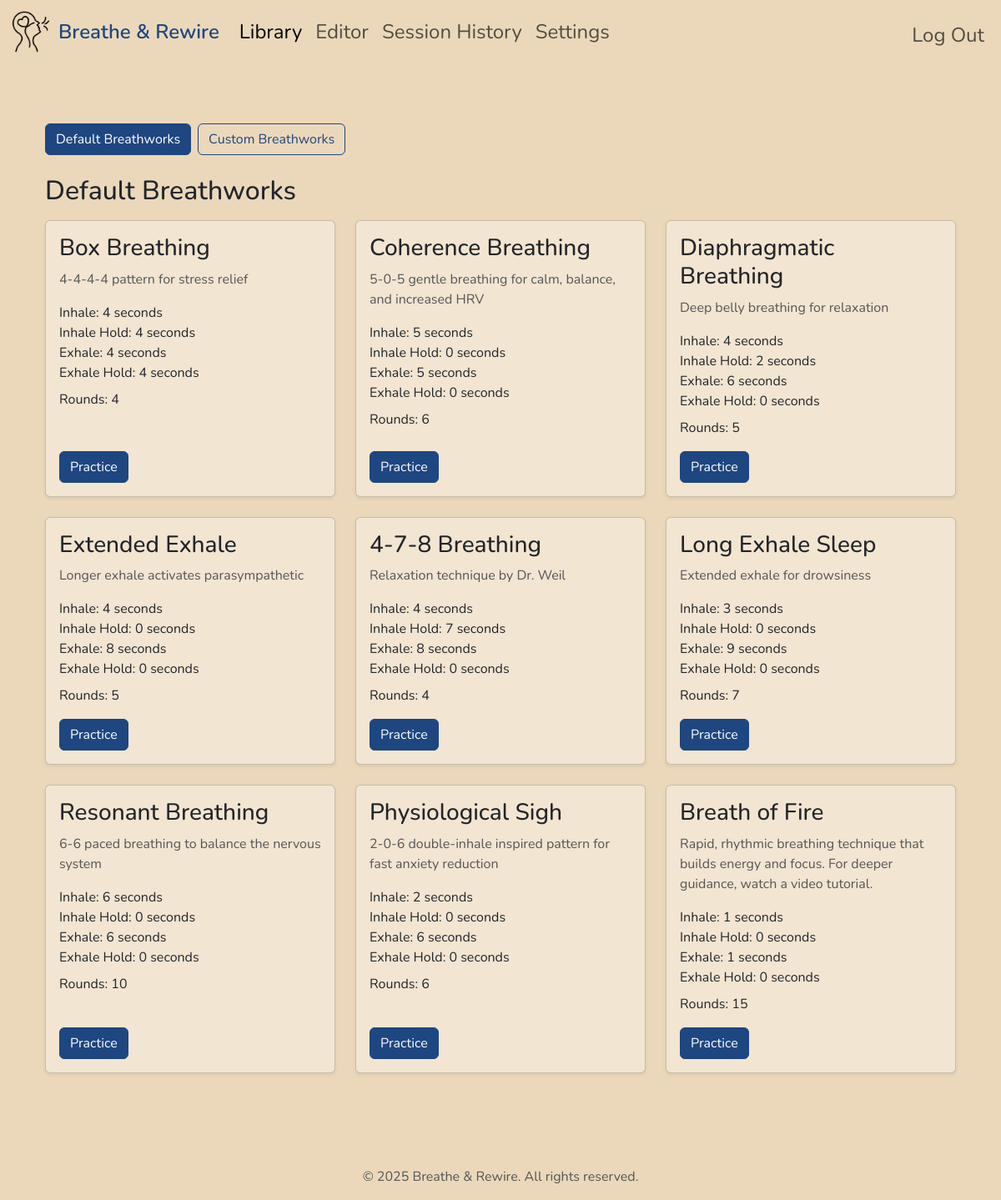
The page / (signed in) on the database its author committed.
### tables this page shows
CREATE TABLE breathworks (id INTEGER PRIMARY KEY AUTOINCREMENT NOT NULL, name TEXT NOT NULL, description TEXT, inhale INTEGER NOT NULL CHECK(inhale > 0), inhale_hold INTEGER NOT NULL CHECK(inhale_hold >= 0), exhale INTEGER NOT NULL CHECK(exhale > 0), exhale_hold INTEGER NOT NULL CHECK(exhale_hold >= 0), rounds INTEGER NOT NULL CHECK(rounds > 0), is_default BOOLEAN NOT NULL DEFAULT 0, user_id INTEGER, FOREIGN KEY(user_id) REFERENCES users(id) ON DELETE CASCADE);

### app.py (the view)
@app.route("/")
@login_required
def index():
    default_breathworks = db.execute(
        "SELECT * FROM breathworks WHERE is_default = 1")
    custom_breathworks = db.execute(
        "SELECT * FROM breathworks WHERE is_default = 0 AND user_id = ?", session["user_id"])
    return render_template("index.html", default_breathworks=default_breathworks, custom_breathworks=custom_breathworks)

### app.py (called while the page is built)
@app.after_request
def after_request(response):
    response.headers["Cache-Control"] = "no-cache, no-store, must-revalidate"
    response.headers["Expires"] = 0
    response.headers["Pragma"] = "no-cache"
    return response

### helpers.py (called while the page is built)
def login_required(f):
    @wraps(f)
    def decorated_function(*args, **kwargs):
        if session.get("user_id") is None:
            return redirect("/login")
        return f(*args, **kwargs)
    return decorated_function

### templates/index.html (shortened to what this page needs)
{% extends "layout.html" %}
{% block main %}
    <div class="container my-4">
        <div class="mb-4 d-flex gap-2">
            <button id="defaultBtn" class="btn btn-primary active">Default Breathworks</button>
            <button id="customBtn" class="btn btn-outline-primary">Custom Breathworks </button>
        </div>
        <div id="defaultBreathworks" class="breathworks-section">
            <h2 class="mb-3">Default Breathworks</h2>
            <div class="row g-4">
                {% for breathwork in default_breathworks %}
                    <div class="col-12 col-md-6 col-lg-4">
                        <div class="card h-100 shadow-sm">
                            <div class="card-body d-flex flex-column">
                                <h3>{{ breathwork.name }}</h3>
                                <p class="text-secondary">{{ breathwork.description }}</p>
                                <ul>
                                    <li>Inhale: {{ breathwork.inhale }} seconds</li>
                                    <li>Inhale Hold: {{ breathwork.inhale_hold }} seconds</li>
                                    <li>Exhale: {{ breathwork.exhale }} seconds</li>
                                    <li>Exhale Hold: {{ breathwork.exhale_hold }} seconds</li>
                                    <li class="rounds-item">Rounds: {{ breathwork.rounds }}</li>
                                </ul>
                                <div class="mt-auto">
                                    <a href="/practice?breathworkId={{breathwork.id}}" id="startBtn" class="btn btn-primary">Practice</a>
                                </div>
                            </div>
                        </div>
                    </div>
                {% endfor%}
            </div>
        </div>
{% endblock %}

### templates/layout.html (shortened to what this page needs)
<!DOCTYPE html>
<html lang="en">
    <head>
        <link href="https://cdn.jsdelivr.net/npm/bootstrap@5.3.3/dist/css/bootstrap.min.css" rel="stylesheet">
        <link href="/static/styles.css" rel="stylesheet">
    </head>
    <body>
        <nav class=" border navbar navbar-expand-md ">
            <div class="container-fluid">
                <a class="navbar-brand" href="/">
                    <img src="/static/breathing_9400648-32x32.png" alt="brand logo">
                    <span class="text-primary">Breathe &amp; Rewire</span>
                </a>
                <div class="collapse navbar-collapse" id="navbar">
                    {% if session["user_id"] %}
                        <ul class="navbar-nav me-auto my-0 d-flex align-items-center">
                            <li class="nav-item"><a class="nav-link {% if request.path=='/' %}active{%endif%}" href="/">Library</a></li>
                            <li class="nav-item"><a class="nav-link {% if request.path.startswith('/editor') %}active{%endif%}" href="/editor">Editor</a></li>
                            <li class="nav-item"><a class="nav-link {% if request.path.startswith('/history') %}active{%endif%}" href="/history">Session History</a></li>
                            <li class="nav-item"><a class="nav-link {% if request.path.startswith('/settings') %}active{%endif%}" href="/settings">Settings</a></li>
                        </ul>
                        <ul class="navbar-nav ms-auto mt-2">
                            <li class="nav-item"><a class="nav-link" href="/logout">Log Out</a></li>
                        </ul>
                    {% else %}
                        <ul class="navbar-nav ms-auto mt-2">
                            <li class="nav-item"><a class="nav-link" href="/register">Register</a></li>
                            <li class="nav-item"><a class="nav-link" href="/login">Log In</a></li>
                        </ul>
                    {% endif %}
                </div>
            </div>
        </nav>
        <main class="container py-5">
            {% block main %}{% endblock %}
        </main>
        <footer class="text-center py-3 mt-4">
            <div class="container copyright">
                <p class="mb-0">
                    &copy; 2025 Breathe &amp; Rewire. All rights reserved.
                </p>
            </div>
        </footer>
    </body>
</html>

### static/styles.css (style rules this page uses)
:root { --bs-primary: #1E4680; --bs-primary-rgb: 30, 70, 128; }
.text-primary { color: #1E4680 !important; }
.btn-primary, .btn-primary:hover, .btn-primary:focus, .btn-primary:active, .btn-primary:disabled, .show>.btn-primary.dropdown-toggle { color: #fff !important; background-color: #1E4680 !important; border-color: #1E4680 !important; box-shadow: none !important; }
.btn-outline-primary, .btn-outline-primary:focus, .btn-outline-primary:active, .btn-outline-primary:disabled, .show>.btn-outline-primary.dropdown-toggle { color: #1E4680 !important; border-color: #1E4680 !important; background-color: transparent !important; box-shadow: none !important; }
:root { --bs-danger: #801D1D; --bs-danger-rgb: 128, 29, 29; }
:root { --bs-success: #137A49; --bs-success-rgb: 19, 122, 73; }
body { display: flex; flex-direction: column; min-height: 100vh; margin: 0; font-family: "Nunito", sans-serif; background-color: #ebd8ba; }
.card { background-color: #f2e5d1; }
main { flex: 1; }
.text-secondary { color: #555 !important; }
.navbar { border: none !important; }
.navbar-nav { font-size: 1.5rem; }
ul { padding: 0; }
.card-body ul li { list-style-type: none; }
.navbar-brand { display: flex; align-items: center; gap: 0.5rem; }
.navbar-brand span { font-size: 1.5rem; line-height: 1.5; font-weight: 600; }
.navbar-brand img { height: 50px; width: auto; }
.rounds-item { margin-top: .5rem; }
::placeholder, input[type="number"]::placeholder, #new-breathwork-form textarea::placeholder { color: gray; font-style: italic; }
footer .copyright { color: #555; }

### rows shown on the page
breathworks: name "Box Breathing", description "4-4-4-4 pattern for stress relief", inhale "4", inhale_hold "4", exhale "4", exhale_hold "4", rounds "4"
breathworks: name "Coherence Breathing", description "5-0-5 gentle breathing for calm, balance, and increased HRV", inhale "5", inhale_hold "0", exhale "5", exhale_hold "0", rounds "6"
breathworks: name "Diaphragmatic Breathing", description "Deep belly breathing for relaxation", inhale "4", inhale_hold "2", exhale "6", exhale_hold "0", rounds "5"
breathworks: name "Extended Exhale", description "Longer exhale activates parasympathetic", inhale "4", inhale_hold "0", exhale "8", exhale_hold "0", rounds "5"
breathworks: name "4-7-8 Breathing", description "Relaxation technique by Dr. Weil", inhale "4", inhale_hold "7", exhale "8", exhale_hold "0", rounds "4"
breathworks: name "Long Exhale Sleep", description "Extended exhale for drowsiness", inhale "3", inhale_hold "0", exhale "9", exhale_hold "0", rounds "7"
breathworks: name "Resonant Breathing", description "6-6 paced breathing to balance the nervous system", inhale "6", inhale_hold "0", exhale "6", exhale_hold "0", rounds "10"
breathworks: name "Physiological Sigh", description "2-0-6 double-inhale inspired pattern for fast anxiety reduction", inhale "2", inhale_hold "0", exhale "6", exhale_hold "0", rounds "6"
breathworks: name "Breath of Fire", description "Rapid, rhythmic breathing technique that builds energy and focus. For deeper guidance, watch a video tutorial.", inhale "1", inhale_hold "0", exhale "1", exhale_hold "0", rounds "15"
